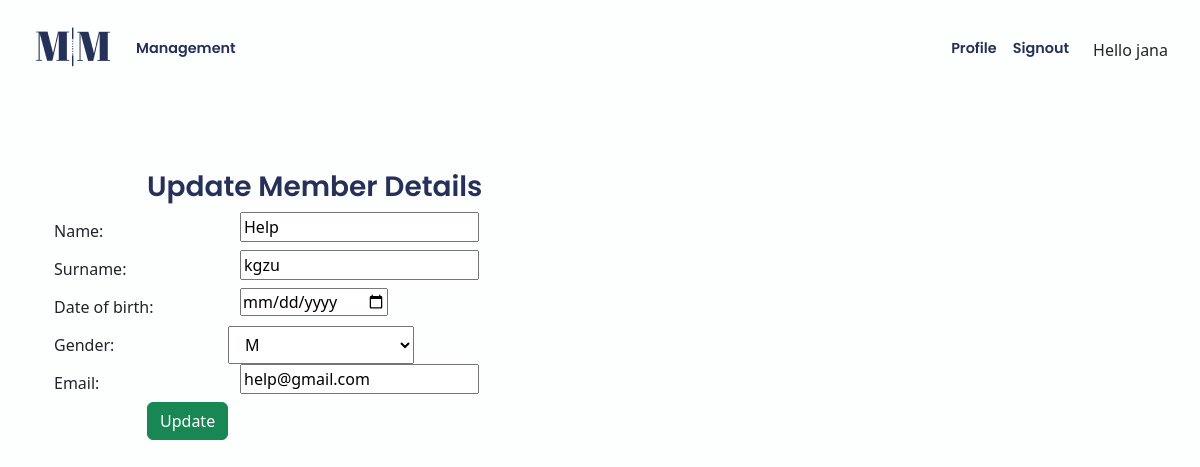
Page /app/management/edit/3 (signed in) on the earlier database version.
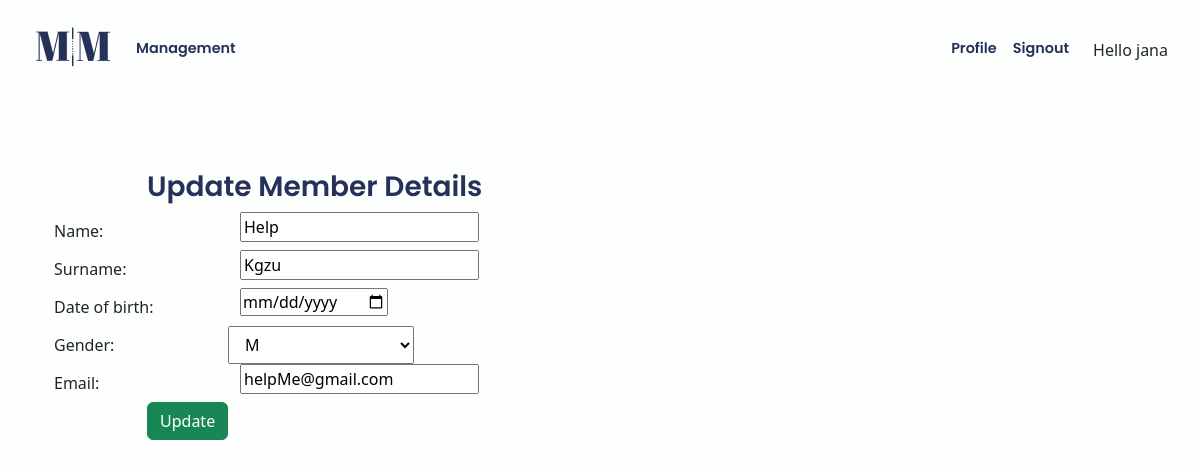
Same page on the later database version.
### app/models.py (models this page shows, shortened)
class Member(models.Model):
    owner = models.ForeignKey(User, on_delete=models.CASCADE)  # get_user_model()
    name = models.CharField(blank=False, max_length=40)
    surname = models.CharField(blank=False, max_length=50)
    date_of_birth = models.DateField(default=datetime.date.today)  # ovo
    gender = models.CharField(
        max_length=1,
        choices=Gender.choices,
        default=Gender.male,
    )
    email = models.EmailField(max_length=100, unique=True)
    date_joined = models.DateField(default=datetime.date.today)
    @classmethod
    def get_member_by_id(self, id):  # provjeri
        return Member.objects.get(pk=id)

### app/views.py (the view)
# urls.py: path("management/edit/<int:id>", views.edit, name="edit_member"),
@login_required()
def edit(request, id):
    member = Member.get_member_by_id(id)
    return render(request, "management/edit.html", {"member": member})

### app/templates/management/edit.html (shortened to what this page needs)
{% extends 'app/base.html' %}
{% block content %}
<form method="POST" class="post-form" action="{% url 'app:update_member' member.id %}">
    <div class="container">
    <br>
      <div class="form-group row">
        <label class="col-sm-1 col-form-label"></label>
        <div class="col-sm-4">
        <h3>Update Member Details</h3>
        </div>
      </div>
      <div class="form-group row">
        <label class="col-sm-2 col-form-label">Name:</label>
        <div class="col-sm-4">
            <input type="text" name="name" id="id_name" required maxlength="40" value="{{ member.name }}"/>
        </div>
      </div>
      <div class="form-group row">
        <label class="col-sm-2 col-form-label">Surname:</label>
        <div class="col-sm-4">
            <input type="text" name="surname" id="id_surname" required maxlength="50" value="{{ member.surname }}" />
        </div>
      </div>
      <div class="form-group row">
        <label class="col-sm-2 col-form-label">Date of birth:</label>
        <div class="col-sm-4">
            <input type="date" name="date_of_birth" id="id_date_of_birth" value="{{ member.date_of_birth }}" />
        </div>
      </div>
      <div class="form-group row">
        <label for="id_gender" class="col-sm-2 col-form-label">Gender:</label>
         <select name="gender" id="id_gender" class="col-sm-2" required>
            <option value="M">M</option>
         </select>
      </div>
      <div class="form-group row">
        <label class="col-sm-2 col-form-label">Email:</label>
        <div class="col-sm-4">
            <input type="email" name="email" id="id_email" required maxlength="100" value="{{ member.email }}" />
        </div>
      </div>
      <div class="form-group row">
        <label class="col-sm-1 col-form-label"></label>
        <div class="col-sm-4">
        <button type="submit" class="btn btn-success">Update</button>
        </div>
      </div>
    </div>
</form>
{% endblock content %}

Differences in the rows shown:
changed Member "Help": surname "kgzu" → "Kgzu"; email "help@gmail.com" → "helpMe@gmail.com"
